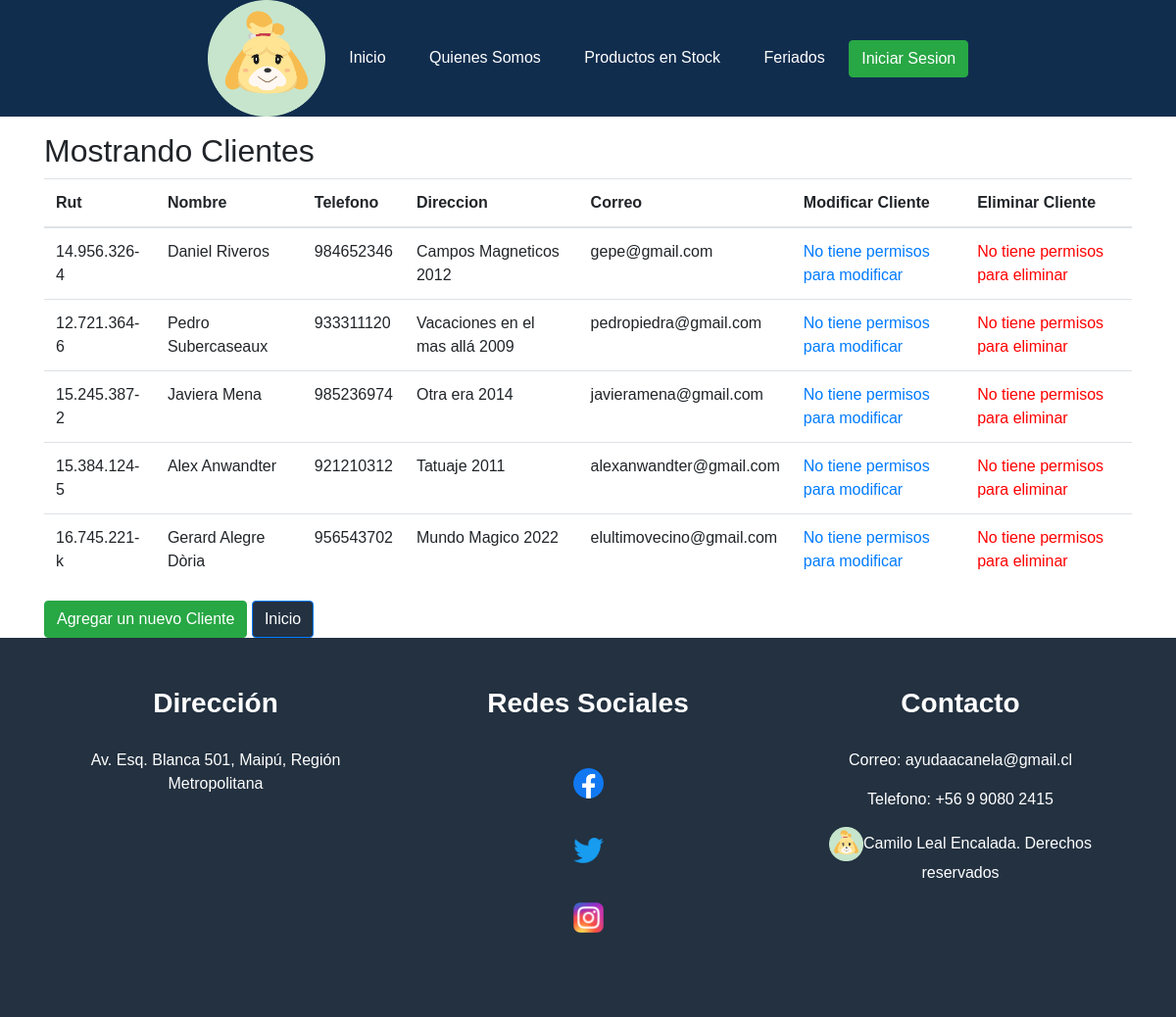
The app's page /mostrarclientes with its own data.
### core/models.py (models this page shows, shortened)
class Cliente(models.Model):
    rut = models.CharField(primary_key=True, max_length=15, verbose_name='Rut')
    nombre = models.CharField(max_length=30, verbose_name='Nombre')
    telefono = models.CharField(max_length=15, verbose_name='Telefono')
    direccion= models.CharField(max_length=30, verbose_name='Direccion')
    correo= models.CharField(max_length=30, verbose_name='Correo')

### core/views.py (the view)
# urls.py: path('mostrarclientes', mostrarclientes, name="mostrarclientes",),
def mostrarclientes(request):
    cliente= Cliente.objects.all()
    datos={
        'cliente': cliente
    }
    return render(request, 'mostrarclientes.html',datos)

### core/templates/mostrarclientes.html (shortened to what this page needs)
<!DOCTYPE html>
<html lang="en">
<head>
        <link rel="stylesheet" href="https://cdn.jsdelivr.net/npm/bootstrap@4.6.1/dist/css/bootstrap.min.css">
        {% load static %}
        <link rel="stylesheet" href="{% static 'css/style.css' %}">
</head>
<body>
  <nav>
    <ul>
      {% load static %}
      <img src="{% static 'img/f4366cbdd5daf830a036866f526413a8.png' %}">
      <li><a href="{% url 'index'%}">Inicio</a></li>
      <li><a href="{% url 'quienessomos'%}"target="_blank">Quienes Somos</a></li>
      <li><a href="{% url 'ProductosStock'%}"target="_blank">Productos en Stock</a></li>
      <li><a href="{% url 'Feriados'%}"target="_blank">Feriados</a></li>
      {%if user.is_authenticated%}
        <a href="{%url 'mostrarprod' %}" class="btn btn-success">Mostrar Productos</a>
        <a href="{%url 'mostrarclientes' %}" class="btn btn-success">Mostrar Clientes</a>
        <a href="{%url 'logout' %}" class="btn btn-success">Cerrar Sesion</a>
        <a href="#" class="btn btn-Primary">Bienvenido @{{user.username}}</a>
      {% else %}
        <a href="{%url 'login' %}" class="btn btn-success">Iniciar Sesion</a>
      {% endif %}
    </ul>
      {% load static %}
  </nav>
    <div class="container">
        <h2>Mostrando Clientes</h2>
        <table class="table">
            <thead>
                <tr>
                    <th>Rut</th>
                    <th>Nombre</th>
                    <th>Telefono</th>
                    <th>Direccion</th>
                    <th>Correo</th>
                    <th>Modificar Cliente</th>
                    <th>Eliminar Cliente</th>
                </tr>
            </thead>
            <tbody>
                {% for ve in cliente %}
                <tr>
                    <td>{{ ve.rut }}</td>
                    <td>{{ ve.nombre }}</td>
                    <td>{{ ve.telefono }}</td>
                    <td>{{ ve.direccion }}</td>
                    <td>{{ ve.correo }}</td>
                    {% if user.is_authenticated %}
                      <td><a href="{% url 'modificarclientes' ve.rut %}" class="btn btn-success">Modificar</a></td>
                      <td><a href="{% url 'eliminarclientes' ve.rut %}" class="btn btn-success">Eliminar</a></td>
                    {% else %}
                      <td><a href="#" >No tiene permisos para modificar</a></td>
                      <td><a href="#" style="color:red;">No tiene permisos para eliminar</a></td>
                    {% endif %}
                </tr>
                {% endfor %}
            </tbody>
        </table>
        <a href="{% url 'formclientes' %}" class="btn btn-success">Agregar un nuevo Cliente</a>
        <a href="{% url 'index' %}"class="btn btn-primary">Inicio</a>
    </div>
  <footer class="text-center footer-style">
    <div class="container">
      <div class="row">
        <div class="col-md-4 footer-col">
          <h3>Dirección</h3>
          <p>
            Av. Esq. Blanca 501, Maipú, Región Metropolitana
          </p>
        </div>
        <div class="col-md-4 footer-col">
          <h3>Redes Sociales</h3>
          <ul class="list-inline">
            <li> <a href="https://www.facebook.com" target="_blank"><img src="{% static 'img/480px-Facebook_Logo_(2019).png' %}"></a>
            </li>
            <br>
            <li> <a href="https://www.twitter.com" target="_blank"><img src="{% static 'img/Twitter-logo.svg.png'%}"></a></li>
            <br>
            <li> <a href="https://www.instagram.com" target="_blank"><img src="{% static 'img/Instagram_logo_2016.png.png' %}"></a>
            </li>
          </ul>
        </div>
        <div class="col-md-4 footer-col">
          <h3>Contacto</h3>
          <p>Correo: ayudaacanela@gmail.cl</p>
          <p>Telefono: +56 9 9080 2415</p>
          <p><img src="{% static 'img/f4366cbdd5daf830a036866f526413a8.png'%} ">Camilo Leal Encalada. Derechos reservados</p>
        </div>
      </div>
    </div>
  </footer>
</body>
</html>
</body>
</html>

### core/static/css/style.css (style rules this page uses)
body { font-family: Arial, Helvetica, sans-serif; background-image:url(https://nintendosoup.com/wp-content/uploads/2020/02/animal-crossing-new-horizons-walmart-wallpaper-feb192020-1.jpeg); }
img { width:10%; height:10%; margin: auto; }
.footer-style { padding-top: 50px; background-color: #233140; }
footer { color: white; }
footer h3 { margin-bottom: 30px; font-weight: 800; }
footer .footer-col { margin-bottom: 50px; }
.btn-primary { background-color: #233140; }
body { font-family: Arial; }
* { margin: 0px; padding: 0px; box-sizing: border-box; }
body { background-color: #ffffff; }
table { background-color: white; }
nav ul { background: #112d4e; text-align: center; list-style: none; overflow: hidden; }
ul li { display: inline-block; padding: 20px; transition: all ease-in-out 250ms; }
ul li a { color: white; text-decoration: none; }

### records on screen
Cliente: rut "14.956.326-4", nombre "Daniel Riveros", telefono "984652346", direccion "Campos Magneticos 2012", correo "gepe@gmail.com"
Cliente: rut "12.721.364-6", nombre "Pedro Subercaseaux", telefono "933311120", direccion "Vacaciones en el mas allá 2009", correo "pedropiedra@gmail.com"
Cliente: rut "15.245.387-2", nombre "Javiera Mena", telefono "985236974", direccion "Otra era 2014", correo "javieramena@gmail.com"
Cliente: rut "15.384.124-5", nombre "Alex Anwandter", telefono "921210312", direccion "Tatuaje 2011", correo "alexanwandter@gmail.com"
Cliente: rut "16.745.221-k", nombre "Gerard Alegre Dòria", telefono "956543702", direccion "Mundo Magico 2022", correo "elultimovecino@gmail.com"
